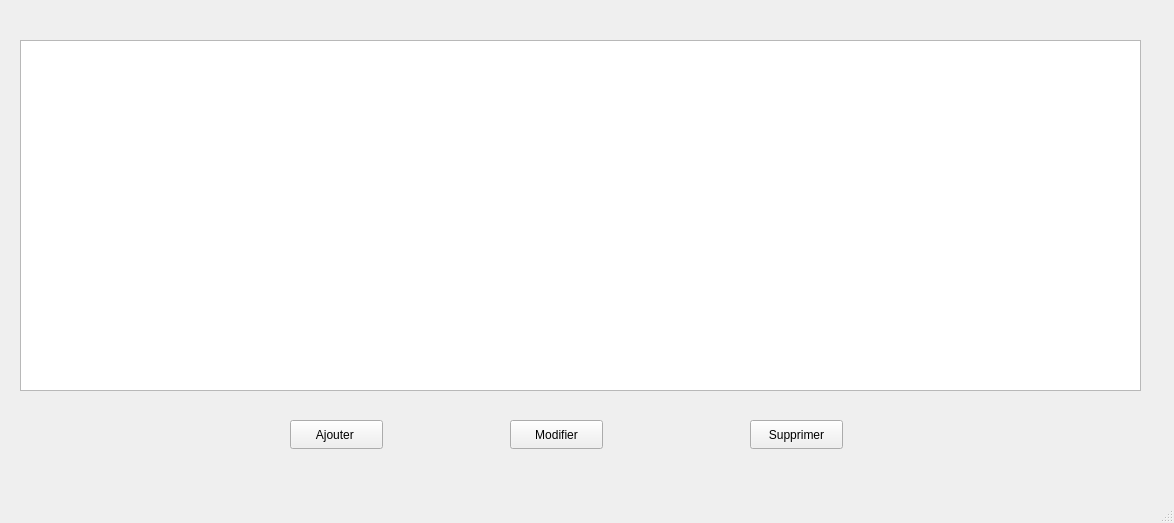
<?xml version="1.0" encoding="UTF-8"?>
<ui version="4.0">
 <class>GestionPatients</class>
 <widget class="QMainWindow" name="GestionPatients">
  <property name="geometry">
   <rect>
    <x>0</x>
    <y>0</y>
    <width>1174</width>
    <height>523</height>
   </rect>
  </property>
  <property name="windowTitle">
   <string>MainWindow</string>
  </property>
  <widget class="QWidget" name="centralwidget">
   <widget class="QTableWidget" name="tableWidget">
    <property name="geometry">
     <rect>
      <x>20</x>
      <y>40</y>
      <width>1121</width>
      <height>351</height>
     </rect>
    </property>
    <property name="rowCount">
     <number>0</number>
    </property>
    <property name="columnCount">
     <number>0</number>
    </property>
   </widget>
   <widget class="QPushButton" name="pushButton_ajouter">
    <property name="geometry">
     <rect>
      <x>290</x>
      <y>420</y>
      <width>93</width>
      <height>29</height>
     </rect>
    </property>
    <property name="text">
     <string>Ajouter </string>
    </property>
   </widget>
   <widget class="QPushButton" name="pushButton_supprimer">
    <property name="geometry">
     <rect>
      <x>750</x>
      <y>420</y>
      <width>93</width>
      <height>29</height>
     </rect>
    </property>
    <property name="text">
     <string>Supprimer</string>
    </property>
   </widget>
   <widget class="QPushButton" name="pushButton_modifier">
    <property name="geometry">
     <rect>
      <x>510</x>
      <y>420</y>
      <width>93</width>
      <height>29</height>
     </rect>
    </property>
    <property name="text">
     <string>Modifier</string>
    </property>
   </widget>
  </widget>
  <widget class="QMenuBar" name="menubar">
   <property name="geometry">
    <rect>
     <x>0</x>
     <y>0</y>
     <width>1174</width>
     <height>26</height>
    </rect>
   </property>
  </widget>
  <widget class="QStatusBar" name="statusbar"/>
 </widget>
 <resources/>
 <connections/>
</ui>
